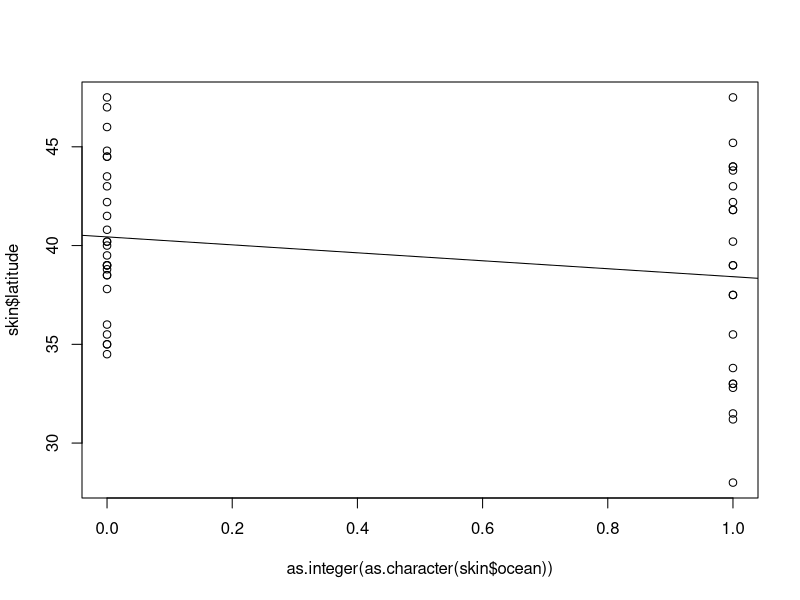

The R source for this figure:
setwd("C:/Users/Naveen/Desktop/Stats-UIUC/STAT425/Skin_cancer/")

skin <- read.table(file = "Skin.dat")
summary(skin)
str(skin)

model <- lm(mortality ~ latitude, data = skin)
summary(model)
# R^2 = 0.6798

skin$ocean <- as.factor(skin$ocean)
model2 <- lm(mortality ~ ocean, data = skin)
summary(model2)
# R^2 = 0.2241

model3 <- lm(mortality ~ ., data = skin)
summary(model3)
# R^2 = 0.7696
# Multiple R^2 here is not simple sum of previous 2 R^2 values because ocean and latitude are correlated
model3 <- lm(latitude ~ ocean, data = skin)
plot(x = as.integer(as.character(skin$ocean)), y = skin$latitude)
abline(model3)

# Computing var(y) where y = a^T * x, cov(x) = ((9, 2, -3), (4, 2, -3), (-3, -2, 16))
c(2, -3, -1) %*% matrix(c(9, 2, -3, 2, 4, -2, -3, -2, 16), nrow = 3, ncol = 3, byrow = T) %*% c(2, -3, -1)
